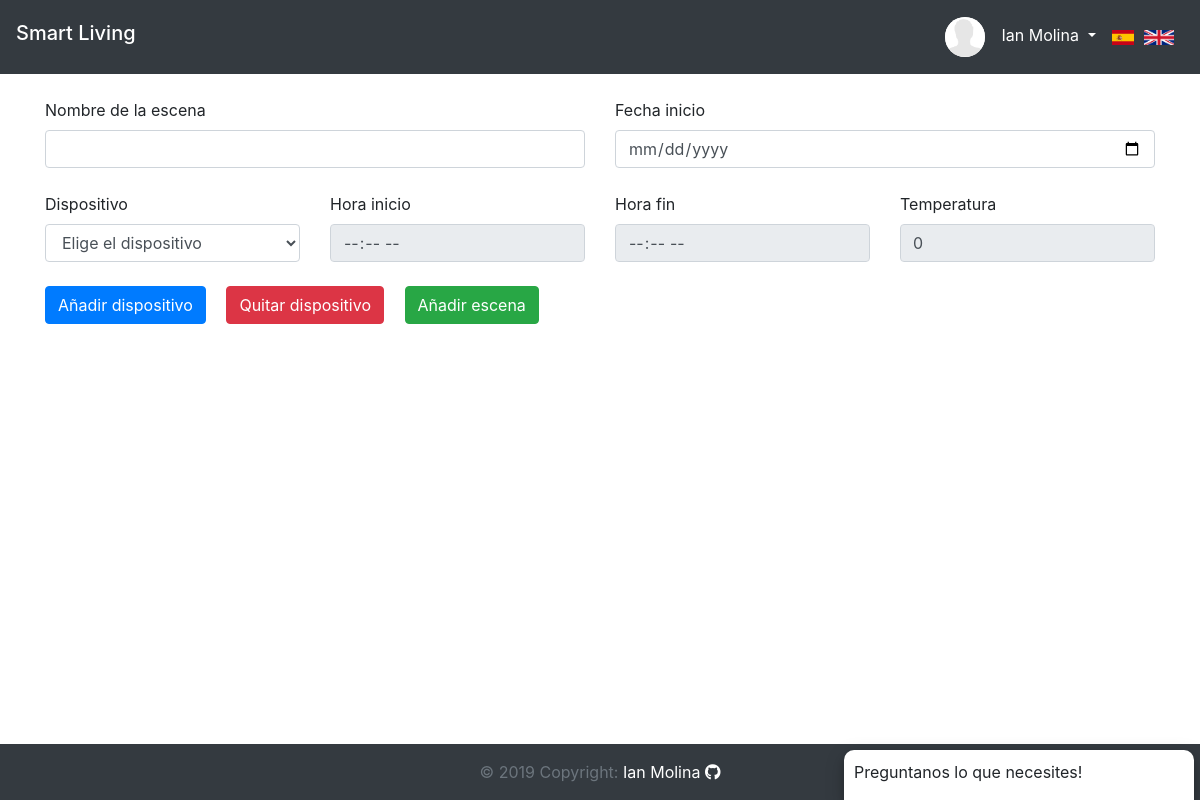
The page /nueva_escena.php (signed in) on the database its author committed.
### tables this page shows
CREATE TABLE `usuario` (
  `email` varchar(255) NOT NULL,
  `nombre` varchar(255) NOT NULL,
  `foto` varchar(255) NOT NULL,
  `pass` varchar(255) NOT NULL,
  `activo` tinyint(1) NOT NULL,
  `puerto` int(8) NOT NULL,
  `admin` tinyint(1) NOT NULL,
  `rb_ip` varchar(255) NOT NULL
);

### nueva_escena.php (called while the page is built, shortened)
<?php
require_once "metodos.php";
include "views/partials/header.part.php";
include "views/nueva_escena.view.phtml";
include "views/partials/footer.part.php";
?>

### metodos.php (called while the page is built, shortened)
<?php
require_once "entities/Usuario.php";
$conexion = Connection::make();
if (isset($_SESSION['email'])) {
    $stmt = $conexion->prepare("SELECT * FROM usuario WHERE email = :email");
    $parameters = [':email'=>$_SESSION['email']];
    $stmt->execute($parameters);
    $stmt->setFetchMode(PDO::FETCH_CLASS|PDO::FETCH_PROPS_LATE, "Usuario");
    $usuario = $stmt->fetch();
}
?>

### entities/Usuario.php (called while the page is built, shortened)
<?php
class Usuario {
    protected $nombre;
    protected $foto;
    public function __construct($email="", $dni="", $nombre="", $foto="", $pass="", $activo="", $puerto="", $admin="") {
        $this->nombre = $nombre;
        $this->foto = $foto;
    }
    public function getNombre(): string {
        return $this->nombre;
    }
    public function getFoto(): string {
        return $this->foto;
    }
}

### views/nueva_escena.view.phtml (the view, shortened to what this page needs)
<div class="container mt-4">
    <form action="control.php" method="post" id="form_scn">
        <div class="row mt-4">
            <div class="col-6">
                <label>Nombre de la escena</label>
                <input type="text" name="scn_name" class="form-control" required>
            </div>
            <div class="col-6">
                <label>Fecha inicio</label>
                <input type="date" name="scn_date" class="form-control" required>
            </div>
        </div>
        <div class="row mt-4 row_disp">
            <div class="col-3">
                <label>Dispositivo</label>
                <select class="form-control" name="scn_disp_name[]">
                    <option disabled selected>Elige el dispositivo</option>
                </select>
            </div>
            <div class="col-3">
                <label>Hora inicio</label>
                <input type="time" class="form-control" name="scn_disp_start[]" required disabled>
            </div>
            <div class="col-3">
                <label>Hora fin</label>
                <input type="time" class="form-control" name="scn_disp_end[]" disabled>
            </div>
            <div class="col-3">
                <label>Temperatura</label>
                <input type="number" min="0" value="0" class="form-control" name="scn_disp_tmp[]" disabled>
            </div>
        </div>
        <div class="row mt-4">
            <div class="col-12">
                <input type="button" name="new_scn_disp" value="Añadir dispositivo" class="btn btn-primary mr-3">
                <input type="button" name="del_scn_disp" value="Quitar dispositivo" class="btn btn-danger mr-3">
                <input type="button" name="scn_submit" value="Añadir escena" class="btn btn-success">
            </div>
        </div>
    </form>
</div>

### views/partials/header.part.php (shortened to what this page needs)
<!doctype html>
<html lang="en">
<head>
    <link rel="stylesheet" href="css/bootstrap.css" />
    <link rel="stylesheet" href="css/main.css" />
    <link rel="stylesheet" href="css/fonts.css" />
    <link rel="stylesheet" href="css/hover.css" />
    <link rel="stylesheet" href="css/weather.css" />
    <link rel="stylesheet" href="https://use.fontawesome.com/releases/v5.8.1/css/all.css">
</head>
<body>
<header class="navbar navbar-dark navbar-expand bg-dark">
    <h1 class="navbar-brand d-none d-sm-block"><a href="index.php">Smart Living</a></h1>
    <?php if(!isset($_SESSION['email'])): ?>
        <button type="button" class="btn btn-light ml-auto mr-3"><?= $i_header_login ?></button>
    <?php else: ?>
        <div class="dropdown ml-auto mr-3">
            <div class="dropdown-toggle d-none d-md-block" id="dropdownMenuId" data-toggle="dropdown" aria-haspopup="true" aria-expanded="false" style="color: white">
                <img class="mr-3" src="<?= $usuario->getFoto() ?>"><?= $usuario->getNombre() ?>
            </div>
        </div>
    <?php endif; ?>
    <form id="idiomas" class="form-inline my-2 my-lg-0" action="metodos.php" method="post">
        <img src="imgs/spanish.png" id="castellano">
        <img src="imgs/uk.png" id="ingles">
    </form>
</header>

### css/main.css (style rules this page uses)
html { height: 100%; box-sizing: border-box; }
body { position: relative; margin:0; padding:0; min-height: 100%; }
.navbar a { text-decoration: none; color: white; }
.dropdown-toggle { cursor: pointer; padding: 9px 0; }
.dropdown-toggle img { height: auto; width: auto; max-height: 40px; max-width: 40px; -webkit-border-radius: 20px; -moz-border-radius: 20px; border-radius: 20px; background-color: white; }
#idiomas img { height: 15px; margin-right: 10px; cursor: pointer; }

### rows shown on the page
usuario: foto (picture), nombre "Ian Molina"

### other values the page prints
$i_chat_texto1 "Preguntanos lo que necesites!"
